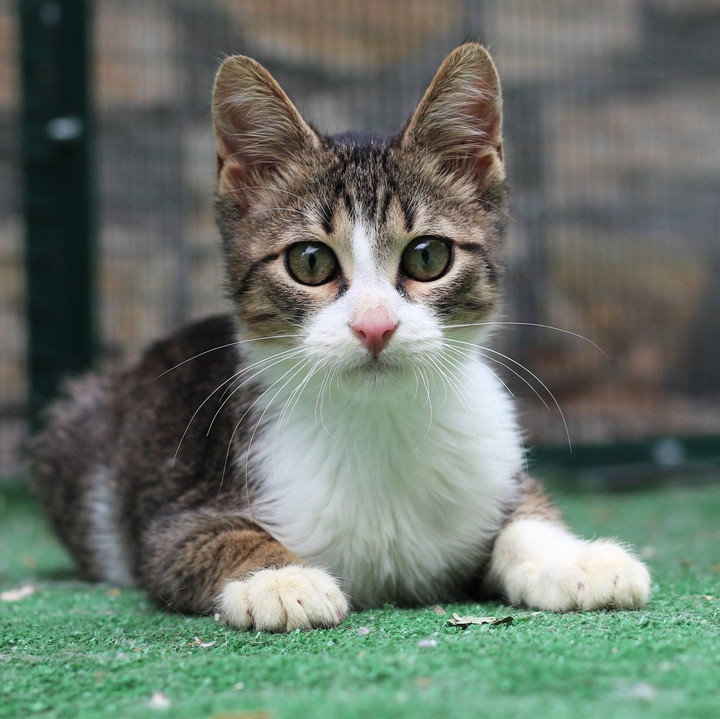
#> input picture basic_cat.jpg, 720 x 719 px
$ python basic_filter.py
#> lines starting #> are read from the running program, lines starting #| are printed output that depends on the picture
from PIL import Image, ImageFilter, ImageEnhance  # Importing the Image, ImageFilter, and ImageEnhance modules from the PIL library.
import matplotlib.pyplot as plt  # Importing the matplotlib.pyplot module for displaying and saving the image.

def apply_filters(image_path):  # Defining a function that applies multiple filters to an image.
#> called with image_path = 'basic_cat.jpg'
    try:
        img = Image.open(image_path)  # Opens the image file specified by the given path.
#> img is the input picture: PIL image 720x719 RGB; mean R, G, B 105.3, 115.6, 105.6
        img_resized = img.resize((128, 128))  # Resizes the image to 128x128 pixels.
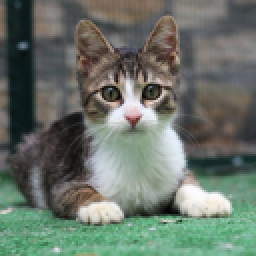
#> img_resized: PIL image 128x128 RGB (shown 2 times larger); mean R, G, B 105.3, 115.6, 105.6

        # Apply Gaussian Blur filter
        img_blurred = img_resized.filter(ImageFilter.GaussianBlur(radius=2))  # Applies a Gaussian blur filter with a radius of 2.
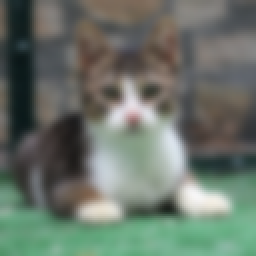
#> img_blurred: PIL image 128x128 RGB (shown 2 times larger); mean R, G, B 105.3, 115.6, 105.6
        plt.imshow(img_blurred)  # Displays the blurred image using matplotlib.
        plt.axis('off')  # Hides the axes in the displayed image.
        plt.savefig("blurred_image.png")  # Saves the processed image as 'blurred_image.png'.
        print("Processed image saved as 'blurred_image.png'.")  # Prints a message indicating that the image was successfully saved.

        # Apply Box Blur filter
        img_box_blur = img_resized.filter(ImageFilter.BoxBlur(radius=2))  # Applies a Box Blur filter with a radius of 2.
        plt.imshow(img_box_blur)  # Displays the Box Blurred image using matplotlib.
        plt.axis('off')  # Hides the axes in the displayed image.
        plt.savefig("box_blur_image.png")  # Saves the processed image as 'box_blur_image.png'.
        print("Processed image saved as 'box_blur_image.png'.")  # Prints a message indicating that the image was successfully saved.

        # Apply Contour filter
        img_contour = img_resized.filter(ImageFilter.CONTOUR)  # Applies a Contour filter to the image.
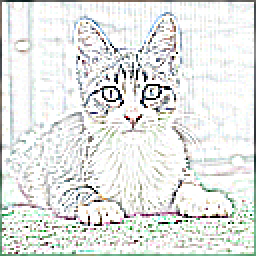
#> img_contour: PIL image 128x128 RGB (shown 2 times larger); mean R, G, B 227.8, 230.3, 228.1
        plt.imshow(img_contour)  # Displays the Contour-filtered image using matplotlib.
        plt.axis('off')  # Hides the axes in the displayed image.
        plt.savefig("contour_image.png")  # Saves the processed image as 'contour_image.png'.
        print("Processed image saved as 'contour_image.png'.")  # Prints a message indicating that the image was successfully saved.

        # Apply Emboss filter
        img_emboss = img_resized.filter(ImageFilter.EMBOSS)  # Applies an Emboss filter to the image.
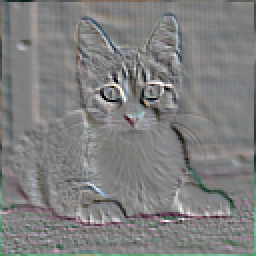
#> img_emboss: PIL image 128x128 RGB (shown 2 times larger); mean R, G, B 127, 127.3, 127
        plt.imshow(img_emboss)  # Displays the Emboss-filtered image using matplotlib.
        plt.axis('off')  # Hides the axes in the displayed image.
        plt.savefig("emboss_image.png")  # Saves the processed image as 'emboss_image.png'.
        print("Processed image saved as 'emboss_image.png'.")  # Prints a message indicating that the image was successfully saved.

        # Apply Abstract filter with sharper edges and brighter colors
        img_abstract = img_resized.filter(ImageFilter.EDGE_ENHANCE_MORE)  # Enhances the edges for a sharper effect.
        enhancer_color = ImageEnhance.Color(img_abstract)  # Initializes a color enhancer.
        img_abstract = enhancer_color.enhance(3.5)  # Exaggerates the colors by increasing saturation.
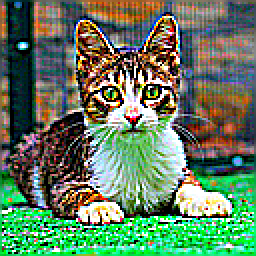
#> img_abstract: PIL image 128x128 RGB (shown 2 times larger); mean R, G, B 98.5, 124.9, 96.2
        enhancer_contrast = ImageEnhance.Contrast(img_abstract)  # Initializes a contrast enhancer.
        img_abstract = enhancer_contrast.enhance(3.0)  # Boosts the contrast for sharper and more vivid shapes.
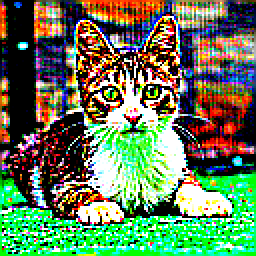
#> img_abstract: PIL image 128x128 RGB (shown 2 times larger); mean R, G, B 100.5, 125.2, 89
        enhancer_brightness = ImageEnhance.Brightness(img_abstract)  # Initializes a brightness enhancer.
        img_abstract = enhancer_brightness.enhance(1.8)  # Increases the brightness for a more vibrant look.
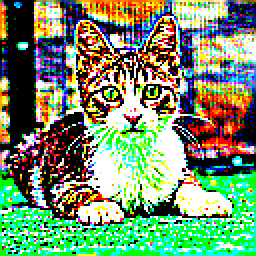
#> img_abstract: PIL image 128x128 RGB (shown 2 times larger); mean R, G, B 118.3, 145.3, 108
        plt.imshow(img_abstract)  # Displays the Abstract-filtered image using matplotlib.
        plt.axis('off')  # Hides the axes in the displayed image.
        plt.savefig("abstract_image.png")  # Saves the processed image as 'abstract_image.png'.
        print("Processed image saved as 'abstract_image.png'.")  # Prints a message indicating that the image was successfully saved.

    except Exception as e:  # Handles any exceptions that may occur.
        print(f"Error processing image: {e}")  # Prints an error message if there is an exception.

if __name__ == "__main__":  # Checks if the script is being run directly (not imported as a module).
    image_path = "basic_cat.jpg"  # Specifies the path to the input image file.
    apply_filters(image_path)  # Calls the apply_filters function with the specified image path.
